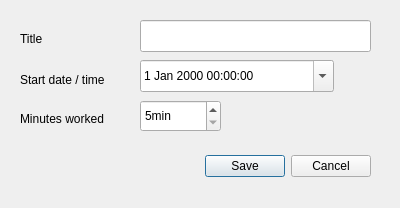
<?xml version="1.0" encoding="UTF-8"?>
<ui version="4.0">
 <class>Dialog</class>
 <widget class="QDialog" name="Dialog">
  <property name="geometry">
   <rect>
    <x>0</x>
    <y>0</y>
    <width>400</width>
    <height>208</height>
   </rect>
  </property>
  <property name="windowTitle">
   <string>Edit Work Log</string>
  </property>
  <widget class="QDialogButtonBox" name="buttonBox">
   <property name="geometry">
    <rect>
     <x>30</x>
     <y>150</y>
     <width>341</width>
     <height>32</height>
    </rect>
   </property>
   <property name="orientation">
    <enum>Qt::Horizontal</enum>
   </property>
   <property name="standardButtons">
    <set>QDialogButtonBox::Cancel|QDialogButtonBox::Save</set>
   </property>
   <property name="centerButtons">
    <bool>false</bool>
   </property>
  </widget>
  <widget class="QLineEdit" name="leTitle">
   <property name="geometry">
    <rect>
     <x>140</x>
     <y>20</y>
     <width>231</width>
     <height>32</height>
    </rect>
   </property>
  </widget>
  <widget class="QDateTimeEdit" name="dteStartDate">
   <property name="geometry">
    <rect>
     <x>140</x>
     <y>60</y>
     <width>194</width>
     <height>32</height>
    </rect>
   </property>
   <property name="calendarPopup">
    <bool>true</bool>
   </property>
  </widget>
  <widget class="QSpinBox" name="spMinutes">
   <property name="geometry">
    <rect>
     <x>140</x>
     <y>100</y>
     <width>81</width>
     <height>32</height>
    </rect>
   </property>
   <property name="suffix">
    <string>min</string>
   </property>
   <property name="minimum">
    <number>5</number>
   </property>
   <property name="maximum">
    <number>480</number>
   </property>
  </widget>
  <widget class="QLabel" name="label">
   <property name="geometry">
    <rect>
     <x>20</x>
     <y>30</y>
     <width>58</width>
     <height>18</height>
    </rect>
   </property>
   <property name="text">
    <string>Title</string>
   </property>
  </widget>
  <widget class="QLabel" name="label_2">
   <property name="geometry">
    <rect>
     <x>20</x>
     <y>70</y>
     <width>111</width>
     <height>20</height>
    </rect>
   </property>
   <property name="text">
    <string>Start date / time</string>
   </property>
  </widget>
  <widget class="QLabel" name="label_3">
   <property name="geometry">
    <rect>
     <x>20</x>
     <y>110</y>
     <width>101</width>
     <height>18</height>
    </rect>
   </property>
   <property name="text">
    <string>Minutes worked</string>
   </property>
  </widget>
 </widget>
 <resources/>
 <connections>
  <connection>
   <sender>buttonBox</sender>
   <signal>accepted()</signal>
   <receiver>Dialog</receiver>
   <slot>accept()</slot>
   <hints>
    <hint type="sourcelabel">
     <x>248</x>
     <y>254</y>
    </hint>
    <hint type="destinationlabel">
     <x>157</x>
     <y>274</y>
    </hint>
   </hints>
  </connection>
  <connection>
   <sender>buttonBox</sender>
   <signal>rejected()</signal>
   <receiver>Dialog</receiver>
   <slot>reject()</slot>
   <hints>
    <hint type="sourcelabel">
     <x>316</x>
     <y>260</y>
    </hint>
    <hint type="destinationlabel">
     <x>286</x>
     <y>274</y>
    </hint>
   </hints>
  </connection>
 </connections>
</ui>
